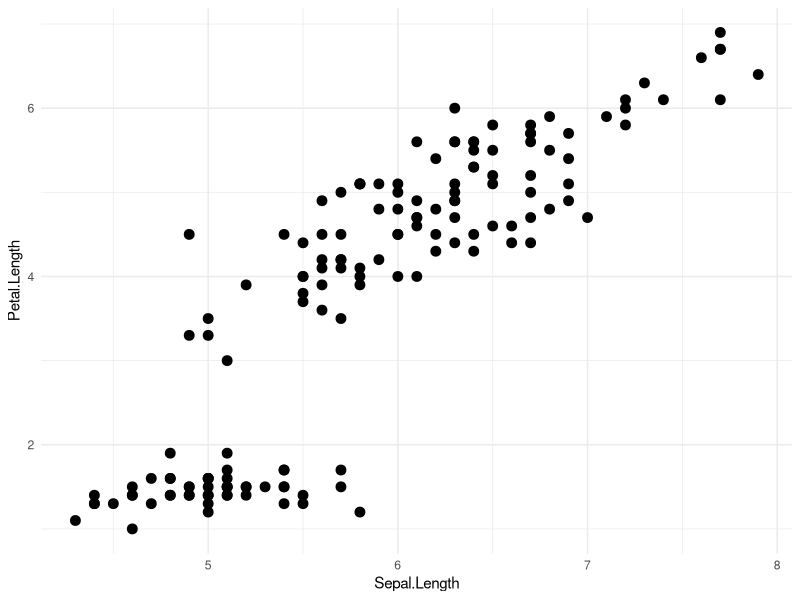

R code for this plot: (Note: this script raises an error after producing the figure.)
library(officer)


### Name: ph_with_gg
### Title: add ggplot to a pptx presentation
### Aliases: ph_with_gg ph_with_gg_at

### ** Examples

if( require("ggplot2") ){
  doc <- read_pptx()
  doc <- add_slide(doc, layout = "Title and Content",
    master = "Office Theme")

  gg_plot <- ggplot(data = iris ) +
    geom_point(mapping = aes(Sepal.Length, Petal.Length), size = 3) +
    theme_minimal()

  if( capabilities(what = "png") ){
    doc <- ph_with_gg(doc, value = gg_plot )
    doc <- ph_with_gg_at(doc, value = gg_plot,
      height = 4, width = 8, left = 4, top = 4 )
  }

  print(doc, target = tempfile(fileext = ".pptx"))
}
